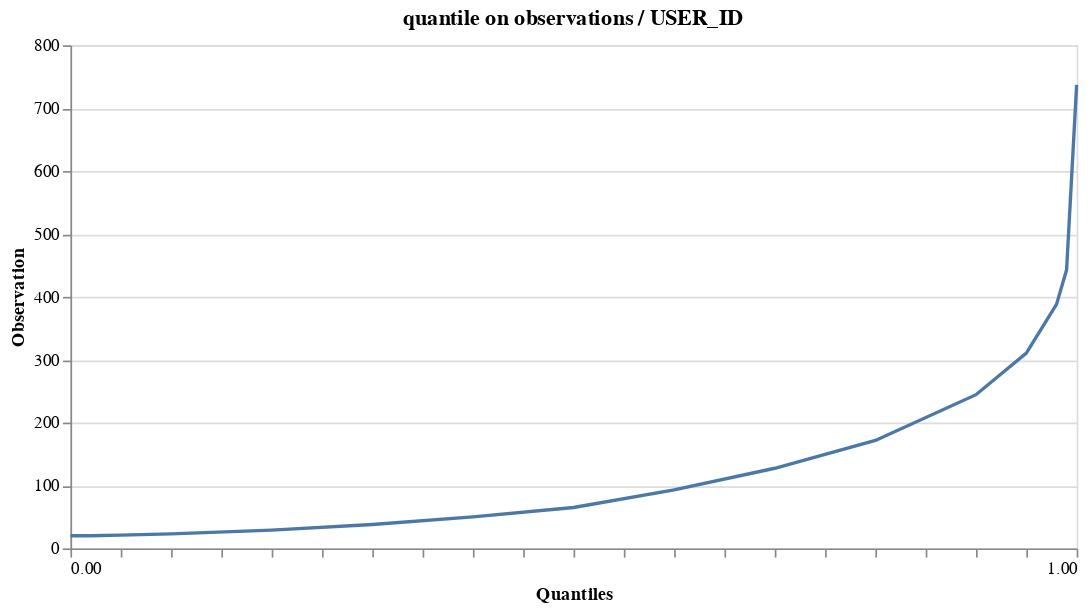

Here is the notebook cell this chart was saved with:
### Code cell
helper.draw_quantile(df_interactions, 'USER_ID', quantiles=quantiles)

### Figure 1 — Vega-Lite specification as saved in the notebook (floating-point values rounded to 4 significant figures)
{"config": {"view": {"continuousWidth": 400, "continuousHeight": 300}}, "data": {"name": "data-851383d5b519bed758630953983487d1"}, "mark": "line", "encoding": {"x": {"type": "quantitative", "axis": {"grid": false, "labelExpr": "datum.value % 1 ? null : datum.label", "tickCount": 17}, "field": "Quantiles"}, "y": {"type": "quantitative", "field": "Observation"}}, "height": 300, "title": "quantile on observations / USER_ID", "width": 600, "$schema": "https://vega.github.io/schema/vega-lite/v4.8.1.json", "datasets": {"data-851383d5b519bed758630953983487d1": [{"Observation": 20.0, "Quantiles": 0.0}, {"Observation": 20.0, "Quantiles": 0.01}, {"Observation": 20.0, "Quantiles": 0.02}, {"Observation": 21.0, "Quantiles": 0.05}, {"Observation": 23.0, "Quantiles": 0.1}, {"Observation": 29.0, "Quantiles": 0.2}, {"Observation": 38.0, "Quantiles": 0.3}, {"Observation": 50.0, "Quantiles": 0.4}, {"Observation": 65.0, "Quantiles": 0.5}, {"Observation": 93.0, "Quantiles": 0.6}, {"Observation": 127.4, "Quantiles": 0.7}, {"Observation": 171.6, "Quantiles": 0.8}, {"Observation": 244.4, "Quantiles": 0.9}, {"Observation": 310.6, "Quantiles": 0.95}, {"Observation": 388.0, "Quantiles": 0.98}, {"Observation": 442.5, "Quantiles": 0.99}, {"Observation": 737.0, "Quantiles": 1.0}]}}
